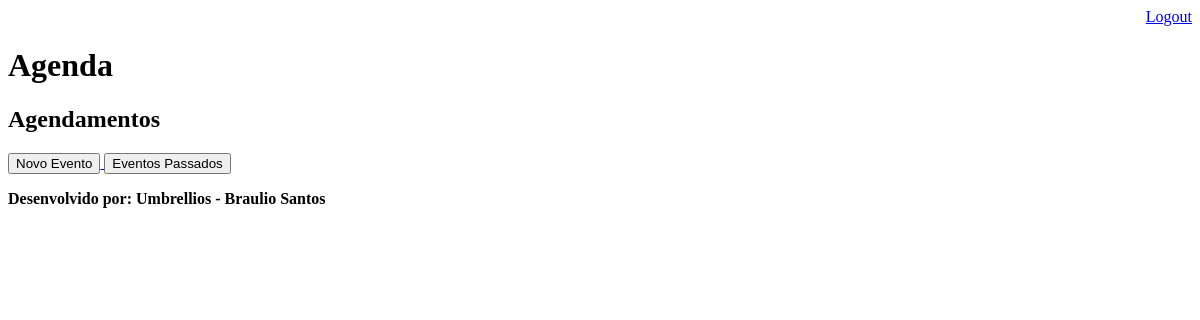
Page /agenda/ (signed in) on the earlier database version.
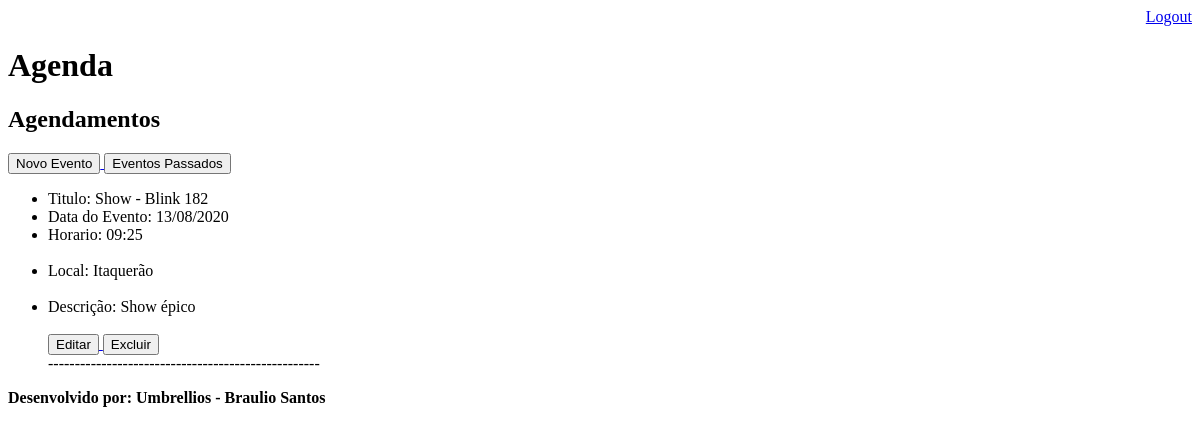
Same page on the later database version.
### core/models.py (models this page shows, shortened)
class Evento(models.Model):
    titulo = models.CharField(max_length=100)
    descricao = models.TextField(blank=True, null=True)
    data_evento = models.DateTimeField(verbose_name='Data do Evento')
    data_criacao = models.DateTimeField(auto_now=True, verbose_name='Data da Criação')
    usuario = models.ForeignKey(User, on_delete=models.CASCADE)
    local = models.CharField(max_length=100, blank=True, null=True)
    class Meta:
        db_table = 'evento'
    def get_data_evento(self):
        return self.data_evento.strftime('%d/%m/%Y')
    def get_hora_evento(self):
        return self.data_evento.strftime('%H:%M')
    def get_evento_atrasado(self):
        if self.data_evento < datetime.now():
            return True
        else:
            return False
    def get_evento_proximo(self):
        if self.data_evento < datetime.now() + timedelta(hours=1):
            return True
        else:
            return False

### core/views.py (the view)
# urls.py: path('agenda/', views.lista_evento),
@login_required(login_url='/login/')
def lista_evento(request):
    usuario = request.user
    data_atual = datetime.now() - timedelta(hours=1)
    try:
        evento = Evento.objects.filter(usuario=usuario,
                                       data_evento__gt=data_atual)
    except Exception:
        raise Http404()
    dados_evento = {'eventos' : evento}
    return render(request, 'agenda.html', dados_evento)

### templates/agenda.html (shortened to what this page needs)
{% extends "model-page.html" %}
{% block content %}
    <h2> Agendamentos</h2>
    <a href="evento/">
        <button type="button">Novo Evento</button>
    </a>
    <a href="historico/">
        <button type="button">Eventos Passados</button>
    </a>
        <ul>
            {% for evento in eventos %}
                <div style=
                            >
                    <li>Titulo: {{evento.titulo}}</li>
                    <li>Data do Evento: {{evento.get_data_evento}}</li>
                    <li>Horario: {{evento.get_hora_evento}}</li><br>
                    <li>Local: {{evento.local}}</li><br>
                    <li>Descrição: {{evento.descricao}}</li><br>
                    <a href="evento/?id={{evento.id}}">
                        <button type="button">Editar</button>
                    </a>
                    <a href="evento/delete/{{evento.id}}/">
                        <button type="button">Excluir</button>
                    </a>
                    <br>
                </div>
                ---------------------------------------------------
            {% endfor %}
        </ul>
{% endblock %}

Differences in the rows shown:
added Evento: titulo "Show - Blink 182", get_data_evento "13/08/2020", get_hora_evento "09:25", local "Itaquerão", descricao "Show épico"
